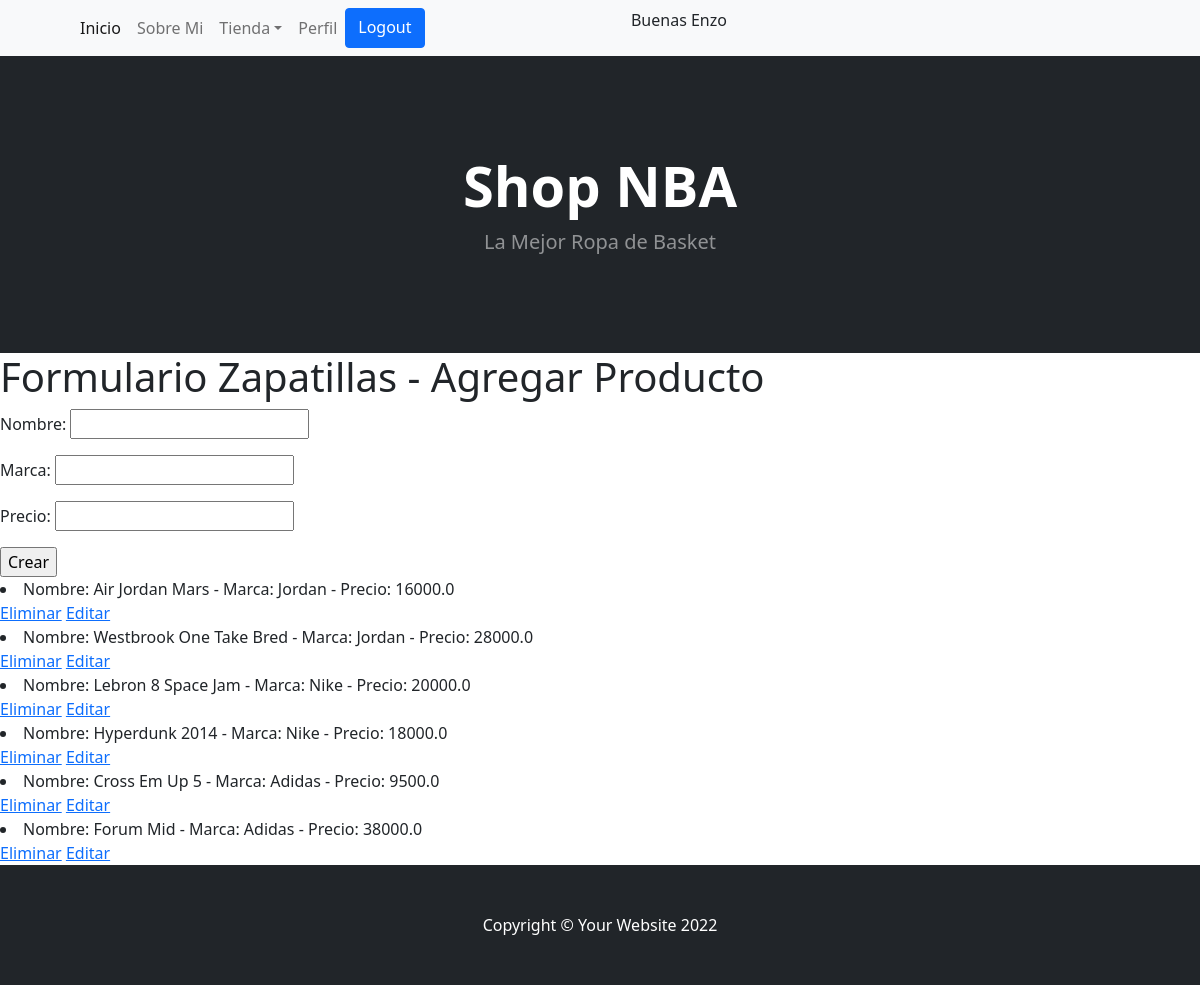
Screenshot of /productos/zapatillas/ (signed in) with the database file from the repository.
### productos/models.py (models this page shows)
class Zapatilla(models.Model):
    nombre = models.CharField(max_length=150)
    marca = models.CharField(max_length=150)
    precio = models.FloatField()
    def __str__(self):
        return f"Nombre: {self.nombre} - Marca: {self.marca} - Precio: {self.precio}"

### productos/views.py (the view, shortened to what this page needs)
# urls.py: path("zapatillas/", zapatillas, name="zapatillas"),
@login_required
def zapatillas(request):
    zapatillas = Zapatilla.objects.all()
    if request.method == "GET":
        formulario = formularioZapatillas
        context = {
            "zapatillas": zapatillas,
            "formulario": formulario
        }
        return render(request, "productos/zapatillas.html", context)

### productos/templates/productos/zapatillas.html (shortened to what this page needs)
<!DOCTYPE html>
<html lang="en">
    <head>
        {% load static %}
        <link href="https://cdn.jsdelivr.net/npm/bootstrap-icons@1.5.0/font/bootstrap-icons.css" rel="stylesheet" />
        <link href="{% static 'productos/css/styles.css' %}" rel="stylesheet" />
    </head>
    <body>
        <nav class="navbar navbar-expand-lg navbar-light bg-light">
            <div class="container px-4 px-lg-5">
                <div class="collapse navbar-collapse" id="navbarSupportedContent">
                    <ul class="navbar-nav me-auto mb-2 mb-lg-0 ms-lg-4">
                        <li class="nav-item"><a class="nav-link active" aria-current="page" href="/productos/">Inicio</a></li>
                        <li class="nav-item"><a class="nav-link" href="/productos/about/">Sobre Mi</a></li>
                        <li class="nav-item dropdown">
                            <a class="nav-link dropdown-toggle" id="navbarDropdown" href="#" role="button" data-bs-toggle="dropdown" aria-expanded="false">Tienda</a>
                        </li>
                        <li class="nav-item"><a class="nav-link" href="/productos/edit">Perfil</a></li>
                        <a class="btn btn-primary" href="/auth/logout"> Logout </a>
                    </ul>
                </div>
            </div>
            {% if request.user.username %}
            <div class="container text-center">
                <p>Buenas {{request.user.first_name}}</p>
            </div>
        {% endif %}
        </nav>
        <header class="bg-dark py-5">
            <div class="container px-4 px-lg-5 my-5">
                <div class="text-center text-white">
                    <h1 class="display-4 fw-bolder">Shop NBA</h1>
                    <p class="lead fw-normal text-white-50 mb-0">La Mejor Ropa de Basket</p>
                </div>
            </div>
        </header>
        <div>
            <h1>Formulario Zapatillas - Agregar Producto</h1>
                <form " method="post">{% csrf_token %}
                    {{ formulario.as_p }}
                    <input type="submit" value="Crear">
                </form>
                {% for p in zapatillas %}
                    <li>{{p}}</li> <a href="{%url 'EliminarZapatillas' p.id %}">Eliminar</a>
                    <a href="{%url 'EditarZapatillas' p.id %}">Editar</a>
                {% endfor %}
        <footer class="py-5 bg-dark">
            <div class="container"><p class="m-0 text-center text-white">Copyright &copy; Your Website 2022</p></div>
        </footer>
    </body>
</html>

### rows the page displays
Zapatilla: nombre+marca+precio "Nombre: Air Jordan Mars - Marca: Jordan - Precio: 16000.0"
Zapatilla: nombre+marca+precio "Nombre: Westbrook One Take Bred - Marca: Jordan - Precio: 28000.0"
Zapatilla: nombre+marca+precio "Nombre: Lebron 8 Space Jam - Marca: Nike - Precio: 20000.0"
Zapatilla: nombre+marca+precio "Nombre: Hyperdunk 2014 - Marca: Nike - Precio: 18000.0"
Zapatilla: nombre+marca+precio "Nombre: Cross Em Up 5 - Marca: Adidas - Precio: 9500.0"
Zapatilla: nombre+marca+precio "Nombre: Forum Mid - Marca: Adidas - Precio: 38000.0"

### other values shown
{{ request.user.first_name }} "Enzo"
